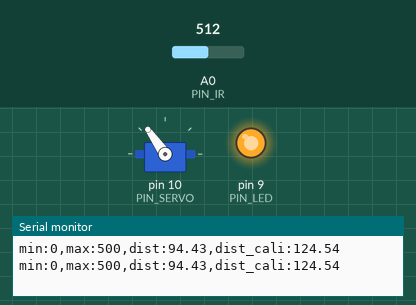
This sketch was run on a simulated Arduino Uno, built with avr-gcc and run on an emulated ATmega328P. On the bench: servo, output pins drawn as LEDs (lit = HIGH), the last lines printed to the serial monitor. The test bench sets the inputs (shaded band); at power-on: A0 (PIN_IR) = 512.

Above: at 1.8 s.
1.9 s: A0 (PIN_IR) set to 247
3.4 s: A0 (PIN_IR) set to 228
At 4.5 s:
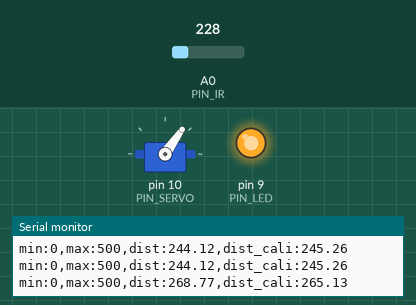
5.5 s: A0 (PIN_IR) set to 265
At 7.2 s:
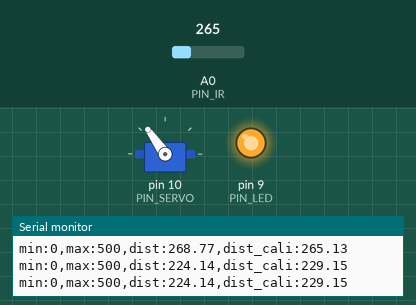
7.5 s: A0 (PIN_IR) set to 122
At 8.9 s:
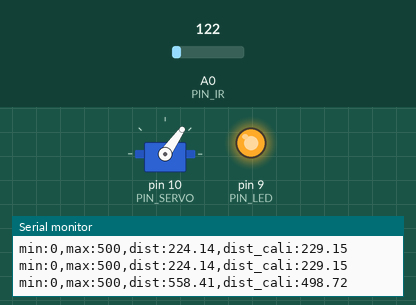
Timing chart, 0 to 10.5 s (numbered marks = the images above; inputs shaded):
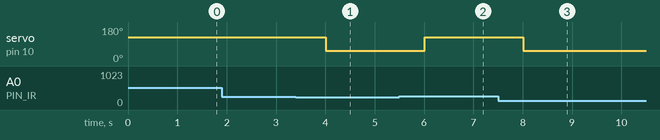

The sketch:

21_bbc_20213024.ino
```cpp
#include <Servo.h>

// Arduino pin assignment
#define PIN_IR A0
#define PIN_LED 9
#define PIN_SERVO 10

// configurable parameters
#define _DUTY_MIN 1114
#define _DUTY_NEU 1476
#define _DUTY_MAX 1834

// global variables
Servo myservo;

int a, b; // unit: mm

void setup() {
// initialize GPIO pins
  pinMode(PIN_LED,OUTPUT);
  digitalWrite(PIN_LED, 1);

  myservo.attach(PIN_SERVO);
  myservo.writeMicroseconds(_DUTY_NEU);

  // initialize serial port
  Serial.begin(9600);

  a = 64;
  b = 436;
}

float ir_distance(void){ // return value unit: mm
  float val;
  float volt = float(analogRead(PIN_IR));
  val = ((6762.0/(volt-9.0))-4.0) * 10.0;
  return val;
}

void loop() {
  float raw_dist = ir_distance();
  float dist_cali = 100 + 300.0 / (b - a) * (raw_dist - a);
  Serial.print("min:0,max:500,dist:");
  Serial.print(raw_dist);
  Serial.print(",dist_cali:");
  Serial.println(dist_cali);

  if(dist_cali < 255.0) {
    myservo.writeMicroseconds(_DUTY_MAX);
  }
  else {
    myservo.writeMicroseconds(_DUTY_MIN);
  }

  delay(1000);
}
```

Measured:
- the behaviour switches between 238 and 237 on A0 (PIN_IR) (found by bisection; images 0 and 1)
- after the input at 3.4 s, servo on pin 10 (PIN_SERVO): 125° → 55° after 0.61 s
- after the input at 5.5 s, servo on pin 10 (PIN_SERVO): 55° → 125° after 0.51 s
- after the input at 7.5 s, servo on pin 10 (PIN_SERVO): 125° → 55° after 0.51 s
